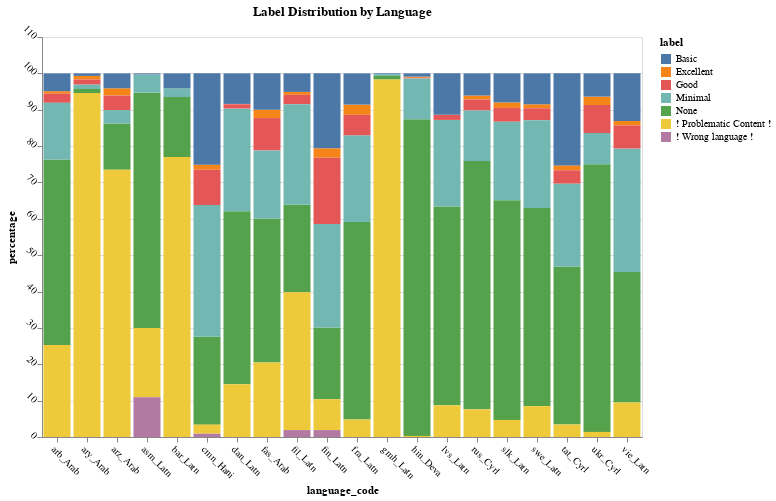

Notebook cell for this chart:
### Markdown cell above
We can also look at the distribution of labels as a bar chart.

### Code cell
# | code-fold: true
# | code-summary: "Click to show/hide code"
# | input: false
import altair as alt

# Convert the wide-format data to long format for Altair
plot_df = label_percentages.unpivot(
    index=["language_code"],
    on=label_percentages.columns[1:],  # All columns except language_code
    variable_name="label",
    value_name="percentage",
)

# Create the Altair chart
chart = (
    alt.Chart(plot_df)
    .mark_bar()
    .encode(
        x="language_code",
        y=alt.Y("percentage", stack="zero"),
        color="label",
        tooltip=["language_code", "label", "percentage"],
    )
    .properties(width=600, height=400, title="Label Distribution by Language")
    .configure_axis(labelAngle=45)
)

chart

### Figure 1 — Vega-Lite specification as saved in the notebook (floating-point values rounded to 4 significant figures; data arrays with more than 128 entries replaced by an {"elided": "..."} marker saying what was removed)
{"config": {"view": {"continuousWidth": 300, "continuousHeight": 300}, "axis": {"labelAngle": 45}}, "data": {"name": "data-1e8118c6cb81b0077cdd59317bd4e635"}, "mark": {"type": "bar"}, "encoding": {"color": {"field": "label", "type": "nominal"}, "tooltip": [{"field": "language_code", "type": "nominal"}, {"field": "label", "type": "nominal"}, {"field": "percentage", "type": "quantitative"}], "x": {"field": "language_code", "type": "nominal"}, "y": {"field": "percentage", "stack": "zero", "type": "quantitative"}}, "height": 400, "title": "Label Distribution by Language", "width": 600, "$schema": "https://vega.github.io/schema/vega-lite/v5.20.1.json", "datasets": {"data-1e8118c6cb81b0077cdd59317bd4e635": {"elided": "140 records"}}}
